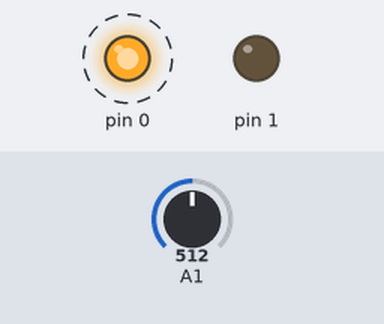
Simulated run of this sketch. Board: Arduino Uno, built with avr-gcc and run on an emulated ATmega328P. Parts: output pins drawn as LEDs (lit = HIGH). Dashed ring = blinking. The test bench sets the inputs (shaded band); at power-on: A1 = 512.

Above: at 0.1 s.
At 1.8 s:
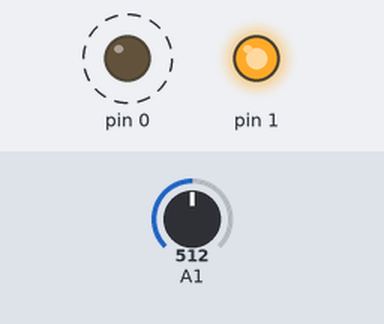
1.9 s: A1 set to 122
At 2.18 s:
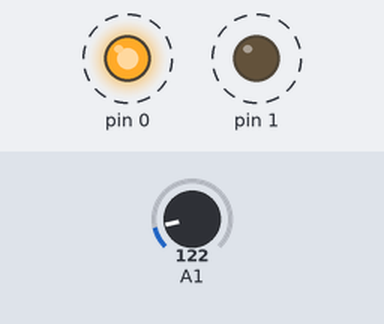
5.4 s: A1 set to 306
Timing chart, 0 to 14.9 s (numbered marks = the images above; inputs shaded):
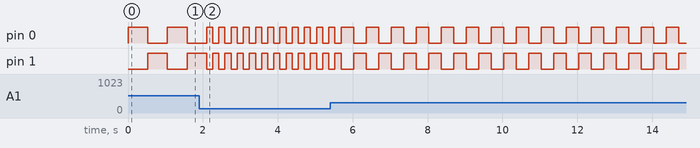

Measured:
- after the input at 1.9 s, pin 0, pin 1: alternates HIGH for 0.16 s and LOW for 0.16 s, starting after 0.36 s
- by itself, pin 0: alternates HIGH for 0.53 s and LOW for 0.53 s

The sketch:

tinylight.ino
```cpp
// (licence header left out)
int f;
void setup()
{
  pinMode(0, OUTPUT);
  pinMode(1, OUTPUT);
  pinMode(A1, INPUT);
}
void loop()
{
  f=analogRead(A1);
  f=map(f,0,1023,50,1000);
  digitalWrite(0, HIGH);
  delay(f);
  digitalWrite(0, LOW);
  digitalWrite(1, HIGH);
  delay(f);
  digitalWrite(1, LOW);
}
```
